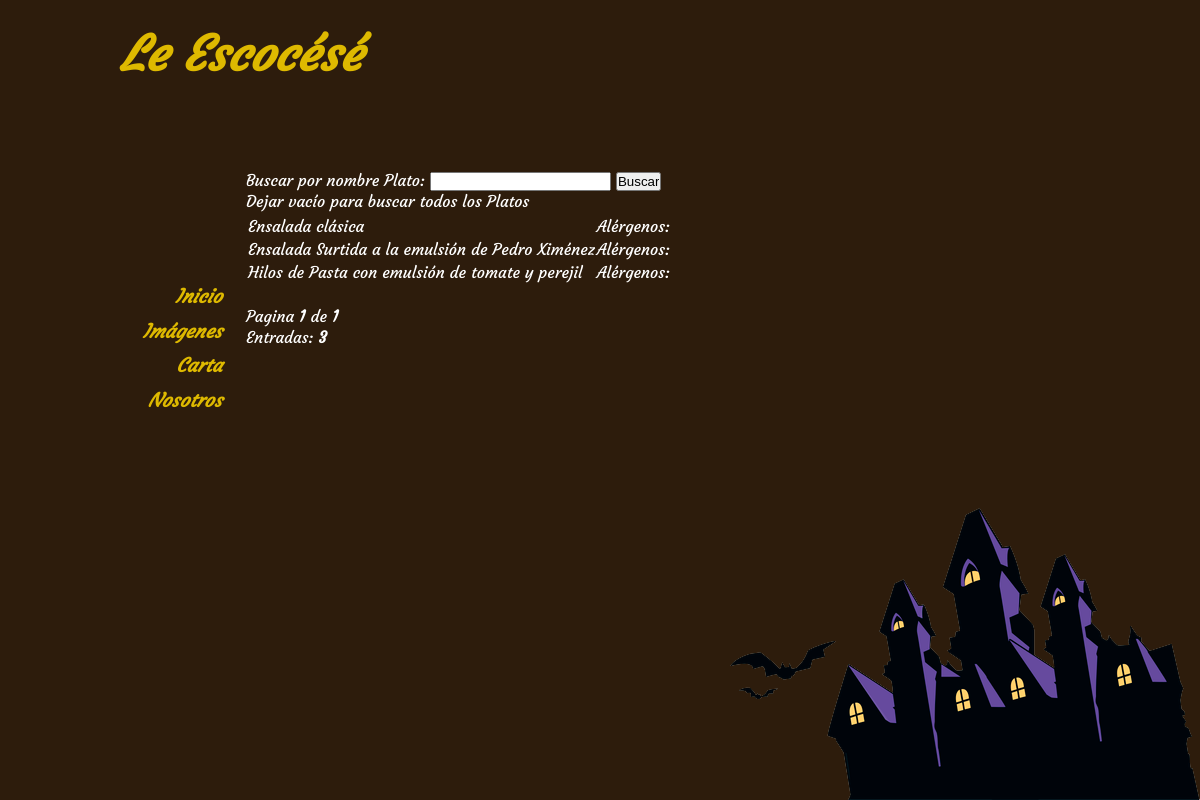
The app's page /carta.php, older data.
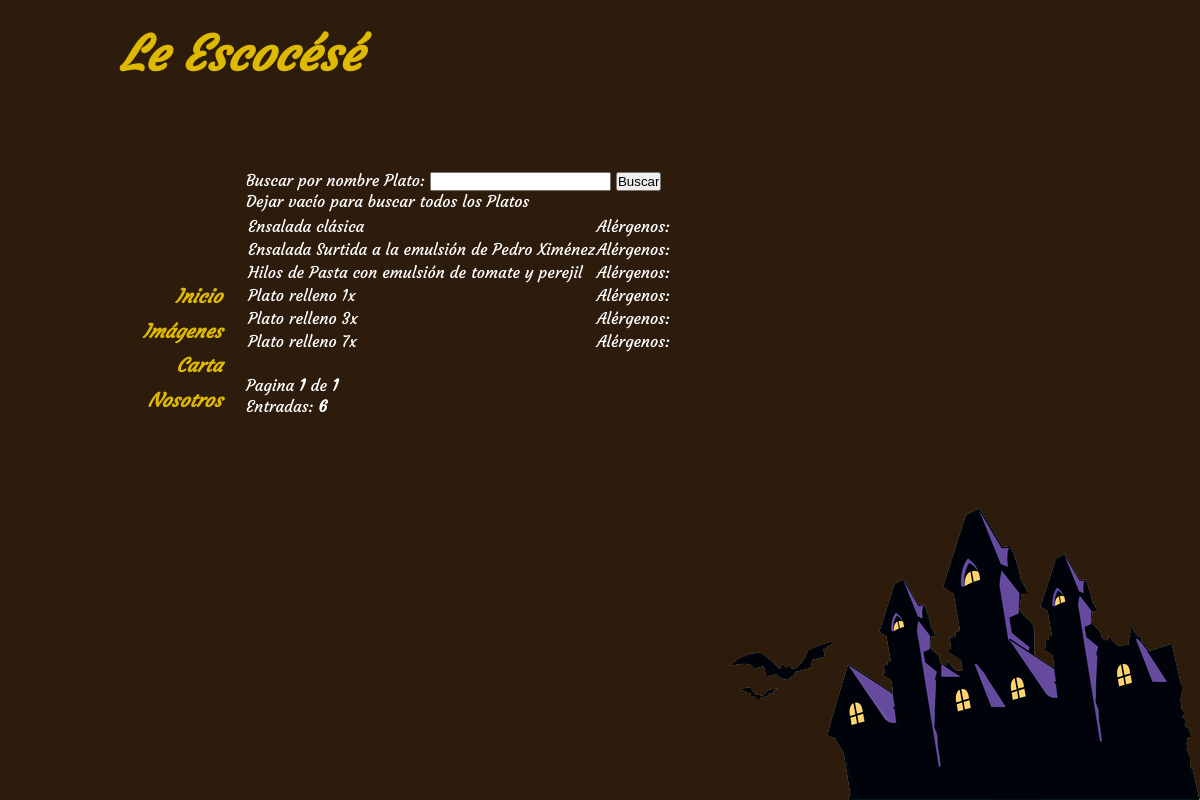
The same page, newer data.
### tables this page shows
create table `Plato` (
	`cod` int primary key unique AUTO_INCREMENT not null,
    `nombre` varchar(300) not null,
    `Primavera` boolean not null,
    `Verano` boolean not null,
    `Otono` boolean not null,
    `Invierno` boolean not null,
    `Gluten` boolean not null,
    `Crustaceo` boolean not null,
    `Huevo` boolean not null,
    `Pescado` boolean not null,
    `Cacahuete` boolean not null,
    `Soja` boolean not null,
    `Lacteos` boolean not null,
    `Cascara` boolean not null,
    `Apio` boolean not null,
    `Mostaza` boolean not null,
    `Sesamo` boolean not null,
    `Sulfitos` boolean not null,
    `Altramuces` boolean not null,
    `Moluscos` boolean not null, 
	`Visible` boolean not null
);

### carta.php (called while the page is built, shortened)
<?php
	require_once("view/plantilla.php");
	require_once("view/vCarta.php");
	require_once("controller/cCarta.php");
?>

### model/DBPDO.php (called while the page is built, shortened)
<?php
	class DBPDO{
        public static function ejecutarConsulta($sentenciaSQL){
            try{
				$conexion = new PDO(DSN_MYSQL_PDO, DBUSER, DBPASS);
                $conexion->setAttribute(PDO::ATTR_ERRMODE, PDO::ERRMODE_EXCEPTION);
                $preparedStatement = $conexion->prepare($sentenciaSQL);
                $preparedStatement->execute(array(PDO::MYSQL_ATTR_INIT_COMMAND => "SET NAMES utf8"));
            } catch (PDOException $e) {
				echo("<p>" . $e->getMessage() . "</p>");
				$preparedStatement = null;
            }
            return $preparedStatement;
        }
    }
?>

### model/PlatoPDO.php (called while the page is built, shortened)
<?php
	require_once("DBPDO.php");
    class PlatoPDO{
		public static function contarPlatosTemporadaPorDesc($desc){
			$temporada = self::getTemporadaParaQuery();
			$sql = <<< EOQ
            SELECT count(*) AS Cuenta
			FROM Plato
            WHERE nombre LIKE "%$desc%"
			$temporada
			AND Visible=true
EOQ;
			$resultado = DBPDO::ejecutarConsulta($sql);
			if($resultado == null || $resultado == false){
                return -1;
            }else{
                if($resultado->rowCount() == 1){
                    return $resultado->fetch(PDO::FETCH_ASSOC)['Cuenta'];
                }else{
                    return -1;
                }
            }
		}
		private static function getTemporadaParaQuery(){
			$sql = <<< EOQ
			SELECT Temporada
			FROM Config
EOQ;
			$resultado = DBPDO::ejecutarConsulta($sql);
			$temporada = "";
			switch($resultado->fetch(PDO::FETCH_ASSOC)['Temporada']){
				case "Primavera":
					$temporada = "AND Primavera=true";
					break;
			}
			return $temporada;
		}
		public static function getPlatosTemporadaPorDesc($desc, $numeroSaltar, $numeroContar){
			$temporada = self::getTemporadaParaQuery();
			$sql = <<< EOQ
            SELECT * FROM Plato
            WHERE nombre LIKE "%$desc%"
			AND Visible=true
			$temporada
			ORDER BY nombre ASC
			LIMIT $numeroSaltar, $numeroContar
EOQ;
			$resultado = DBPDO::ejecutarConsulta($sql);
			if($resultado == null || $resultado == false){
                return null;
            }else{
                if($resultado->rowCount() != 0){
                    return $resultado->fetchAll(PDO::FETCH_ASSOC);
                }else{
                    return null;
                }
            }
		}
	}
?>

### model/Plato.php (called while the page is built, shortened)
<?php
	require_once("PlatoPDO.php");
	class Plato{
		public static function contarPlatosTemporadaPorDesc($desc){
			return PlatoPDO::contarPlatosTemporadaPorDesc($desc);
		}
		public static function getPlatosTemporadaPorDesc($desc, $numeroSaltar, $numeroContar){
			$listaRecibida = PlatoPDO::getPlatosTemporadaPorDesc($desc, $numeroSaltar, $numeroContar);
			if($listaRecibida != null){
				$objetosPlato = Array();
				foreach($listaRecibida AS $entrada){
					$objetosPlato[] = new Plato($entrada['cod'], $entrada['nombre'],
						$entrada['Primavera'], $entrada['Verano'], $entrada['Otono'], $entrada['Invierno'],
						$entrada['Gluten'], $entrada['Crustaceo'], $entrada['Huevo'], $entrada['Pescado'],
						$entrada['Cacahuete'], $entrada['Soja'], $entrada['Lacteos'], $entrada['Cascara'],
						$entrada['Apio'], $entrada['Mostaza'], $entrada['Sesamo'], $entrada['Sulfitos'],
						$entrada['Altramuces'], $entrada['Moluscos']);
				}
				return $objetosPlato;
			}else{
				return null;
			}
		}
	}
?>

### view/vCarta.php (the view, shortened to what this page needs)
<?php
	function muestraInicio($coleccionEntradas, $paginaActual, $paginaMaxima, $totalEntradas){
		if($coleccionEntradas != null){
			if(count($coleccionEntradas) > 0){
				?>
				<form name="BuscaPlato" action="<?php $_SERVER['PHP_SELF'] ?>" method="post">
					<p>Buscar por nombre Plato:
					<input type="text" name="cadenaBusqueda" width="40">
					<input type="submit" name="btnBuscar" value="Buscar">
					<br />Dejar vacío para buscar todos los Platos</p>
				</form>
				<table>
				<tr>
				<?php
				foreach($coleccionEntradas AS $entrada){
					echo("<tr>" . PHP_EOL);
					echo('<td>' . $entrada["nombre"] . '</td>' . PHP_EOL);
					echo('<td>Alérgenos:');
					?>
					</tr>
					<?php
				}
				echo("</table>" . PHP_EOL);
				echo("<br />Pagina <b>$paginaActual</b> de <b>$paginaMaxima</b><br />");
				echo("Entradas: <b>$totalEntradas</b>" . PHP_EOL);
			}else{
				?> <h2>No se han encontrado entradas</h2> <?php
			}
		}else{
			?> <h2>Ha ocurrido un error en las operaciones de BD</h2> <?php
		}
	}
?>

Row changes from the older to the newer data that the page shows:
now on this page (row edited): plato: nombre "Plato relleno 1x"
added plato: nombre "Plato relleno 3x"
added plato: nombre "Plato relleno 7x"
Text that changed along with them:
$totalEntradas: "3" → "6"
